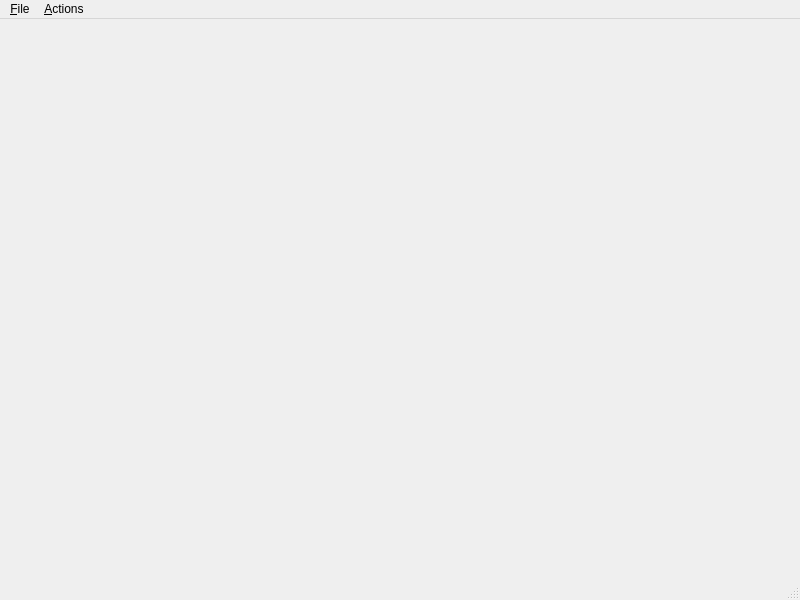
<?xml version="1.0" encoding="UTF-8"?>
<ui version="4.0">
    <class>MainWindow</class>
    <widget class="QMainWindow" name="MainWindow">
        <property name="geometry">
            <rect>
                <x>0</x>
                <y>0</y>
                <width>800</width>
                <height>600</height>
            </rect>
        </property>
        <property name="windowTitle">
            <string>Currency Exchange</string>
        </property>
        <widget class="QWidget" name="centralwidget"/>
        <widget class="QMenuBar" name="menubar">
            <property name="geometry">
                <rect>
                    <x>0</x>
                    <y>0</y>
                    <width>800</width>
                    <height>22</height>
                </rect>
            </property>
            <widget class="QMenu" name="menuFile">
                <property name="title">
                    <string>&amp;File</string>
                </property>
                <addaction name="actionExit"/>
            </widget>
            <widget class="QMenu" name="menuActions">
                <property name="title">
                    <string>&amp;Actions</string>
                </property>
                <addaction name="actionExchange"/>
                <addaction name="actionRequests"/>
                <addaction name="actionProfile"/>
            </widget>
            <addaction name="menuFile"/>
            <addaction name="menuActions"/>
        </widget>
        <widget class="QStatusBar" name="statusbar"/>
        <action name="actionExit">
            <property name="text">
                <string>&amp;Exit</string>
            </property>
        </action>
        <action name="actionExchange">
            <property name="text">
                <string>&amp;Exchange</string>
            </property>
        </action>
        <action name="actionRequests">
            <property name="text">
                <string>&amp;My Requests</string>
            </property>
        </action>
        <action name="actionProfile">
            <property name="text">
                <string>&amp;Profile</string>
            </property>
        </action>
    </widget>
    <resources/>
    <connections/>
</ui>
